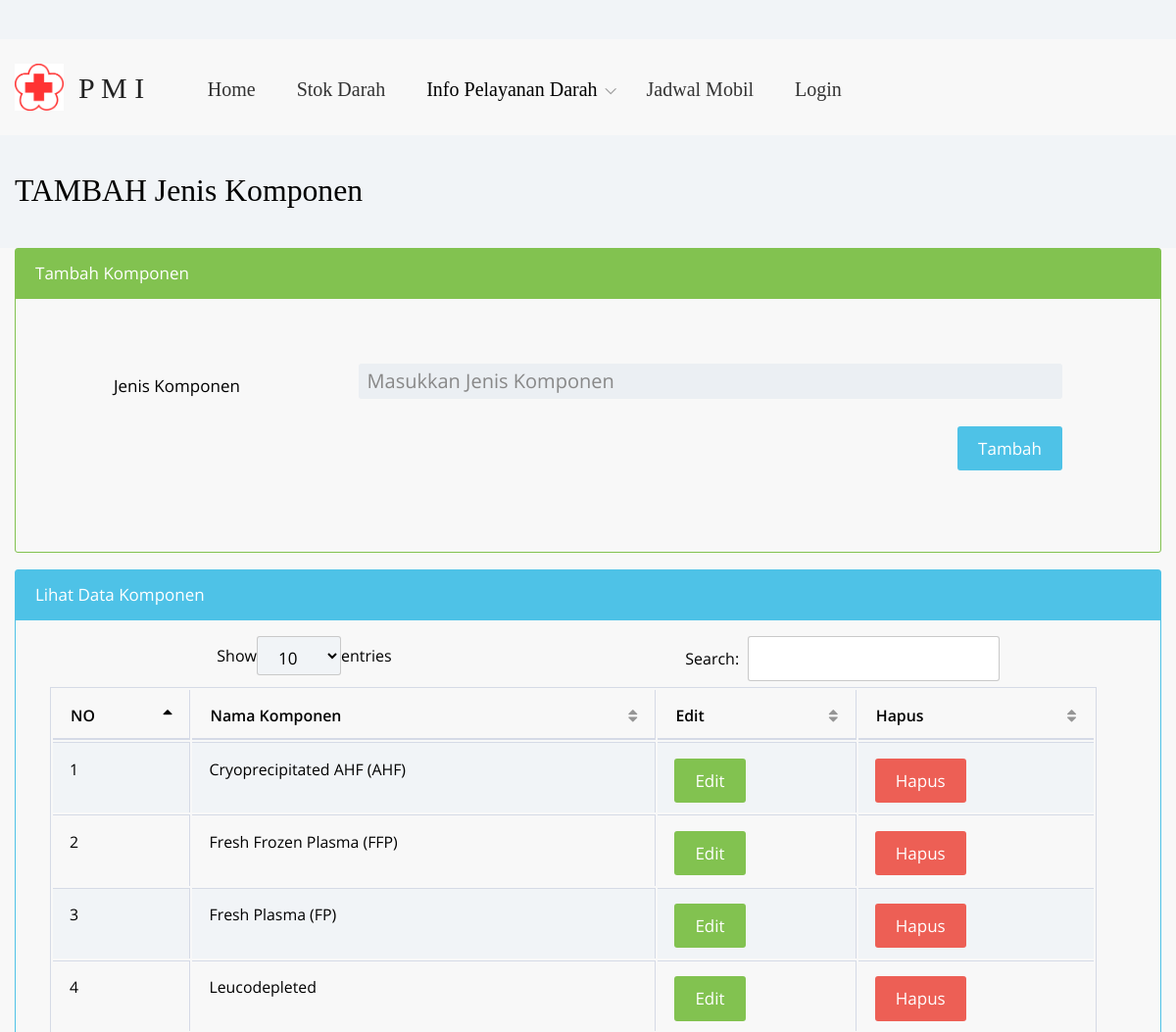
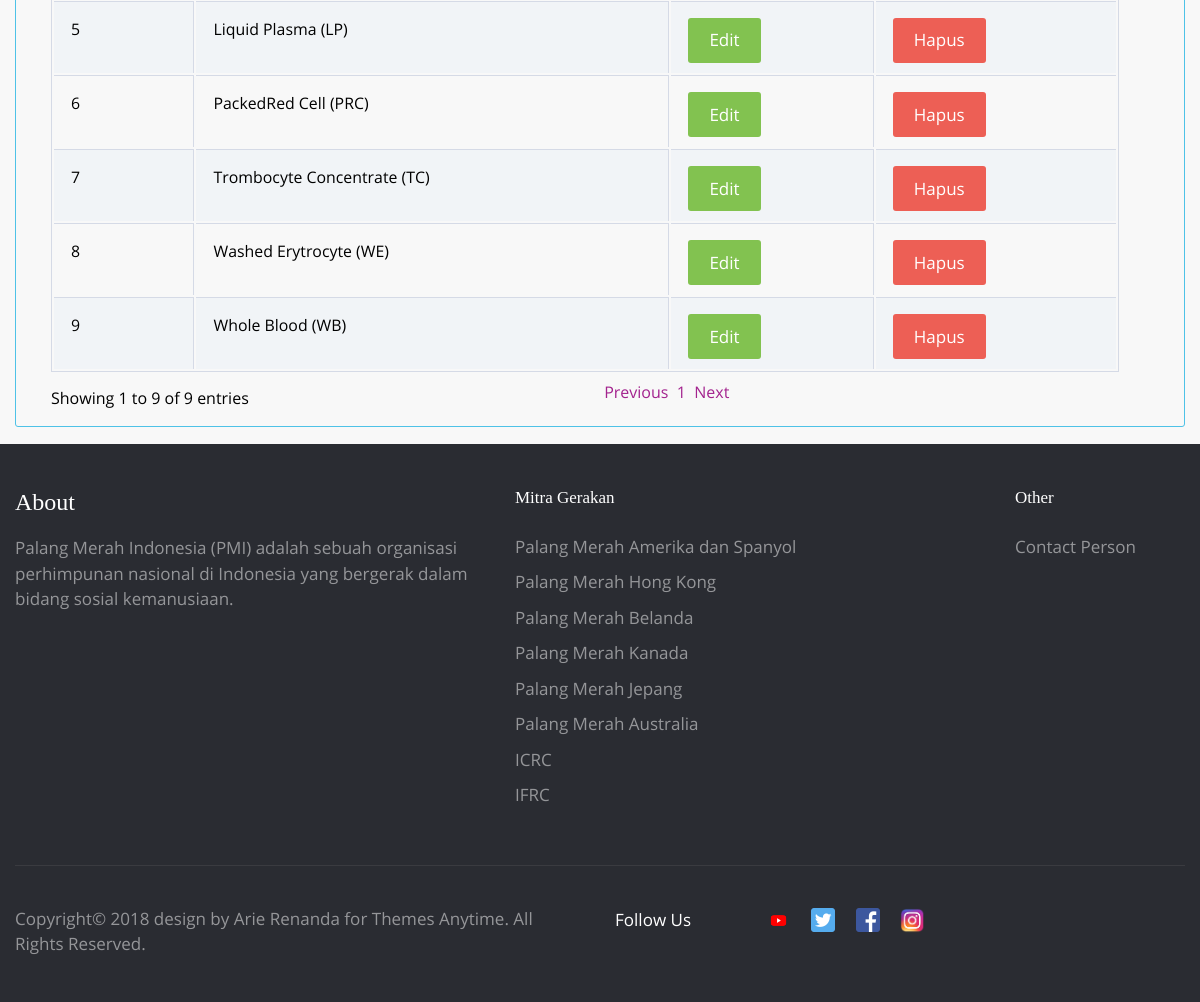
Page /index.php/komponen on the committed database (2 pictures, top to bottom).
### tables this page shows
CREATE TABLE `komponen` (
  `id_komponen` int(11) NOT NULL,
  `nama` varchar(50) NOT NULL
);

### application/controllers/Komponen.php (called while the page is built, shortened)
<?php
class Komponen extends CI_Controller {
	 function __construct() {
       $this->load->library('session');
    }
	public function index()
	{
		$this->load->helper('url');
			$this->load->model('M_tambah_komponen');
			$this->load->model('M_lihat_data_komponen');
			$data['data_komponen1'] = $this->M_lihat_data_komponen->get_user_all();
			$this->load->view('tambah_komponen', $data);
	}
}

### index.php (called while the page is built, shortened)
<?php
require_once BASEPATH.'core/CodeIgniter.php';

### application/models/M_lihat_data_komponen.php (called while the page is built)
<?php
class M_lihat_data_komponen extends CI_Model{
    function get_user_all()
    {
        $query=$this->db->query("SELECT * from komponen");
        return $query->result();
    }
}

### application/views/tambah_komponen.php (the view, shortened to what this page needs)
<!DOCTYPE html>
<html lang="en">
<head>
    <?php echo $this->load->view('share/css', '', TRUE);?>
   <?php echo $this->load->view('share/css', '', TRUE);?>
	<link href="<?php site_url(); ?>dist/table/vendor/datatables-plugins/dataTables.bootstrap.css" rel="stylesheet">
    <link href="<?php site_url(); ?>dist/table/vendor/datatables-responsive/dataTables.responsive.css" rel="stylesheet">
    <link href="<?php site_url(); ?>dist/table/dist/css/sb-admin-2.css" rel="stylesheet">
    <link href="<?php site_url(); ?>dist/table/vendor/metisMenu/metisMenu.min.css" rel="stylesheet">
    <link href="<?php site_url(); ?>dist/table/vendor/font-awesome/css/font-awesome.min.css" rel="stylesheet" type="text/css">
</head>
<body class="">
<?php echo $this->load->view('share/menu', '', TRUE);?>
<div class="job-overview">
    <header class="job-overview__header">
        <div class="container">
            <h4 class="job-overview__header-heading">TAMBAH Jenis Komponen<span class="badge badge-denim"></span></h4>
        </div>
    </header>
    <div class="container">
	  <div class="card card-outline-success mb-3">
          <div class="card-header bg-success">Tambah Komponen</div>
          <div class="card-block">
            <form class="page-contact__form" action="<?php echo site_url();?>komponen/proses_tambah_komponen" method="POST" >
              <div class="form-group row">
                  <label for="example-text-input" class="col-3 col-form-label">Jenis Komponen</label>
                  <div class="col-9">
                      <input class="form-control" type="text"  required name="nama" placeholder="Masukkan Jenis Komponen">
                  </div>
              </div>
                <p align="right"><button type="submit" class="btn btn-info btn-medium">Tambah</button></p>
            </form>
          </div>
      </div>
        <div class="row">
            <div class="col-lg-12">
               <div class="card card-outline-info mb-3">
          <div class="card-header bg-info">Lihat Data Komponen</div>
          <div class="card-block">
            <table width="100%" class="table table-striped table-bordered table-hover" id="dataTables-example">
                <thead>
                    <tr>
                        <th>NO</th>
                        <th>Nama Komponen</th>
                        <th>Edit</th>
                        <th>Hapus</th>
                    </tr>
                </thead>
                <tbody>
                                     <?php
											$j=0;
											foreach($data_komponen1 as $data){
											?>
                                    <tr class="odd gradeX">
                                        <td><?php echo ++$j?></td>
                                        <td><?php echo $data->nama; ?></td>
										<td><a href="<?php echo base_url()?>edit_bidan?id_komponen=<?php echo $data->id_komponen?>"  ><button type="button" class="btn btn-success">Edit</button></a></td>
										<?php
										echo"<td class='center'><a href='". base_url()."komponen/proses_hapus_komponen?id=".$data->id_komponen."' onclick=\"return confirm('Apakah Anda Yakin Menghapus ?') \" title='Hapus'><button type='button' class='btn btn-danger'>Hapus</button></a>
										</td>";
										?>
                                    </tr>
                                    <?php } ?>
                </tbody>
            </table>
          </div>
      </div>
            </div>
        </div>
    </div>
</div>
</body>
<?php echo $this->load->view('share/footer', '', TRUE);?>
</body>
</html>

### rows in the picture
komponen: nama "Cryoprecipitated AHF (AHF)"
komponen: nama "Fresh Frozen Plasma (FFP)"
komponen: nama "Fresh Plasma (FP)"
komponen: nama "Leucodepleted"
komponen: nama "Liquid Plasma (LP)"
komponen: nama "PackedRed Cell (PRC)"
komponen: nama "Trombocyte Concentrate (TC)"
komponen: nama "Washed Erytrocyte (WE)"
komponen: nama "Whole Blood (WB)"
